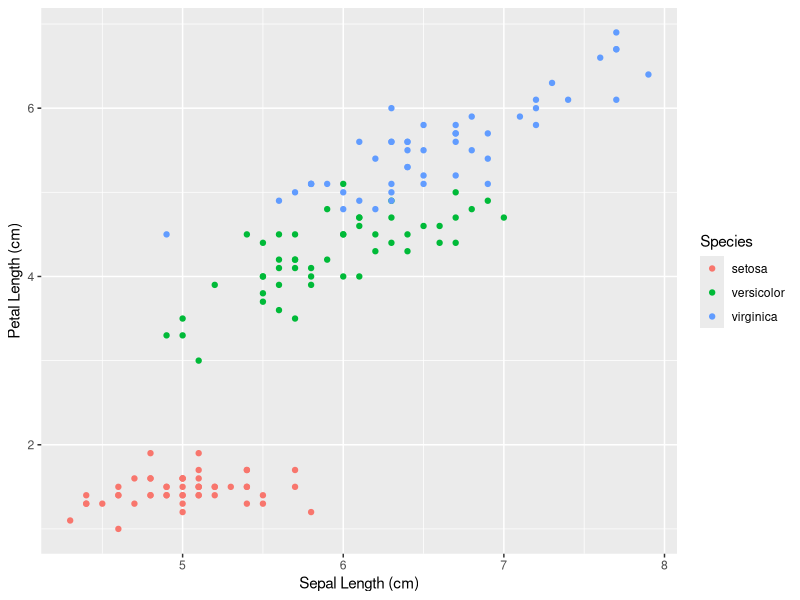
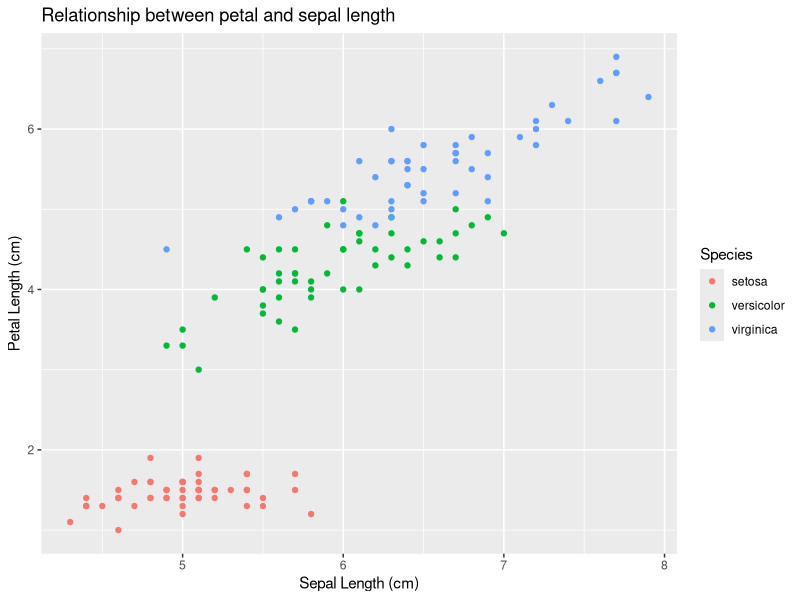
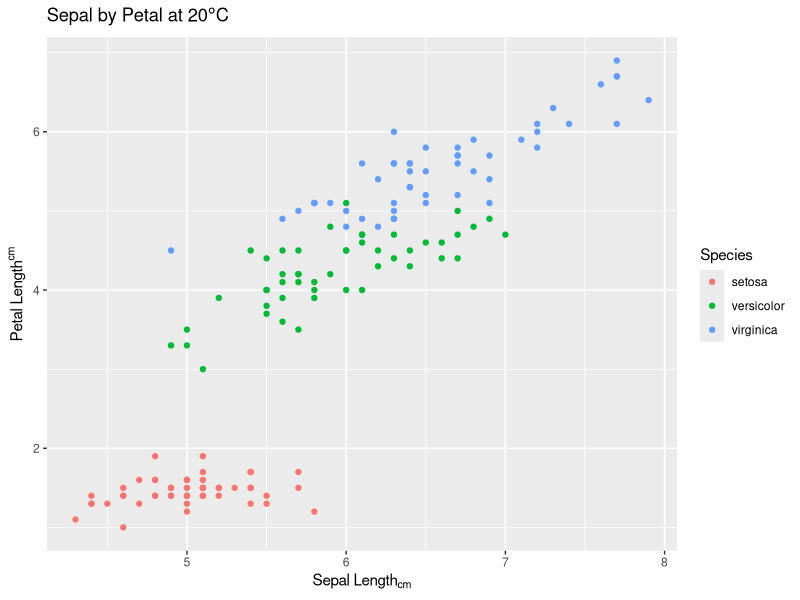

Generate these figures, in order, with R:
## ---- chunk 1
library(knitr)
knitr::opts_chunk$set(warning = FALSE, message = FALSE)
## ---- chunk 2
library(tidyverse)
iris.box <- ggplot(iris, aes(x=Species,y=Sepal.Length)) +
  geom_boxplot()
iris.hist <- ggplot(iris, aes(x=Sepal.Length)) +
  geom_histogram()
iris.scatter <- ggplot(iris, aes(x=Sepal.Length, y=Petal.Length, colour=Species)) +
  geom_point()
## ---- chunk 3
iris.scatter <- iris.scatter + labs(x = "Sepal Length (cm)", y = "Petal Length (cm)")

iris.scatter
## ---- chunk 4
iris.scatter <- iris.scatter + labs(title= "Relationship between petal and sepal length") 

iris.scatter
## ---- chunk 5
iris.scatter <- ggplot(iris, aes(x=Sepal.Length, y=Petal.Length, colour=Species)) +
  geom_point() +
  labs(x = expression(Sepal~Length[cm]), y = expression(Petal~Length^cm))+
  labs(title = expression(Sepal~by~Petal~at~"20"*degree*C))
iris.scatter
